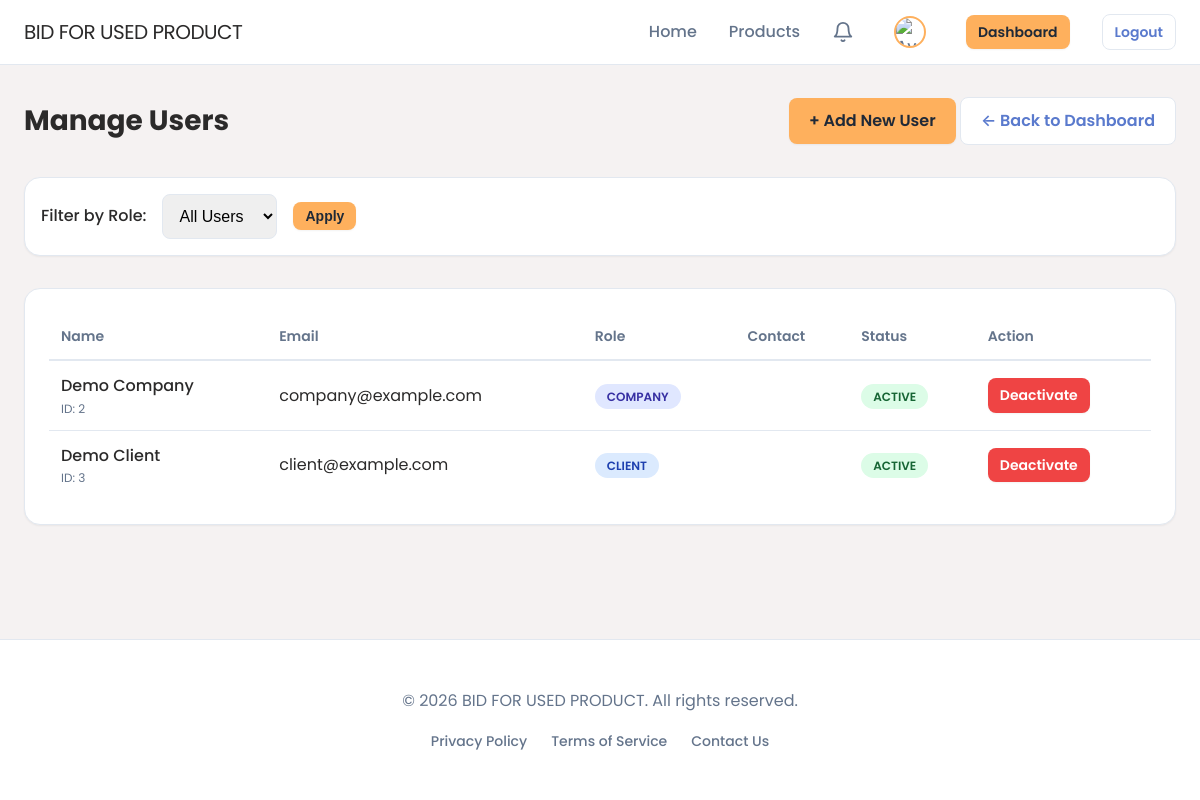
/admin/manage_users.php (signed in), run on the app's committed database.
### tables this page shows
CREATE TABLE site_settings (
    setting_id INT AUTO_INCREMENT PRIMARY KEY,
    setting_key VARCHAR(100) UNIQUE NOT NULL,
    setting_value TEXT,
    updated_at TIMESTAMP DEFAULT CURRENT_TIMESTAMP ON UPDATE CURRENT_TIMESTAMP
);

CREATE TABLE users (
    user_id INT AUTO_INCREMENT PRIMARY KEY,
    role ENUM('admin','company','client') NOT NULL DEFAULT 'client',
    name VARCHAR(100) NOT NULL,
    email VARCHAR(100) NOT NULL UNIQUE,
    password VARCHAR(255) NOT NULL,
    contact VARCHAR(20),
    address TEXT,
    avatar VARCHAR(255) DEFAULT NULL,
    status ENUM('active','inactive','banned') DEFAULT 'active',
    created_at TIMESTAMP DEFAULT CURRENT_TIMESTAMP,
    updated_at TIMESTAMP DEFAULT CURRENT_TIMESTAMP ON UPDATE CURRENT_TIMESTAMP
);

### includes/database.php (called while the page is built, shortened)
<?php
function get_connection()
{
    static $pdo = null;
    if ($pdo === null) {
        try {
            $dsn = "mysql:host=" . DB_HOST . ";dbname=" . DB_NAME . ";charset=utf8mb4";
            $options = [
                PDO::ATTR_ERRMODE => PDO::ERRMODE_EXCEPTION,
                PDO::ATTR_DEFAULT_FETCH_MODE => PDO::FETCH_ASSOC,
                PDO::ATTR_EMULATE_PREPARES => false
            ];
            $pdo = new PDO($dsn, DB_USER, DB_PASS, $options);
        } catch (PDOException $e) {
            if (function_exists('log_error')) {
                log_error("Database connection failed", [
                    'host' => DB_HOST,
                    'database' => DB_NAME,
                    'error' => $e->getMessage()
                ]);
            }
            $error_html = '
            <!DOCTYPE html>
            <html><head><meta charset="UTF-8"><title>Database Error</title>
            <style>body{font-family:Arial;padding:40px;background:#f5f5f5;}
            .error{background:white;padding:30px;border-radius:8px;max-width:600px;margin:0 auto;box-shadow:0 2px 10px rgba(0,0,0,0.1);}
            h1{color:#e53e3e;}code{background:#f7fafc;padding:2px 6px;border-radius:3px;}</style>
            </head><body><div class="error">
            <h1>⚠️ Database Connection Failed</h1>
            <p><strong>Cannot connect to MySQL database.</strong></p>
            <p>Error: ' . htmlspecialchars($e->getMessage()) . '</p>
            <hr style="margin:20px 0;border:none;border-top:1px solid #e2e8f0;">
            <p><strong>Quick Fixes:</strong></p>
            <ol>
                <li>Make sure <strong>XAMPP MySQL</strong> is running (green in XAMPP Control Panel)</li>
                <li>Verify database <code>bid_for_used_product</code> exists in phpMyAdmin</li>
                <li>Check database was imported from <code>database/database.sql</code></li>
                <li>Run the <a href="/bid_for_used_product/setup_wizard.php">Setup Wizard</a></li>
            </ol>
            <p style="margin-top:20px;">
                <a href="/bid_for_used_product/check_system.php" style="background:#667eea;color:white;padding:10px 20px;text-decoration:none;border-radius:5px;display:inline-block;">Run System Check</a>
            </p>
            </div></body></html>';
            die($error_html);
        }
    }
    return $pdo;
}
function execute_query($sql, $params = [])
{
    $pdo = get_connection();
    $stmt = $pdo->prepare($sql);
    $stmt->execute($params);
    return $stmt;
}
function fetch_one($sql, $params = [])
{
    $stmt = execute_query($sql, $params);
    return $stmt->fetch();
}
function fetch_all($sql, $params = [])
{
    $stmt = execute_query($sql, $params);
    return $stmt->fetchAll();
}

### includes/session.php (called while the page is built, shortened)
<?php
function is_logged_in()
{
    return isset($_SESSION['user_id']) && isset($_SESSION['role']);
}
function get_user_id()
{
    return $_SESSION['user_id'] ?? null;
}
function get_user_role()
{
    return $_SESSION['role'] ?? null;
}

### admin/manage_users.php (the view, shortened to what this page needs)
<?php
require_once __DIR__ . '/../includes/header.php';
$sql = "SELECT * FROM users WHERE role != 'admin'";
$params = [];
$sql .= " ORDER BY created_at DESC";
$users = fetch_all($sql, $params);
?>
<div class="container" style="padding: 2rem 1.5rem;">
    <div class="flex-between" style="margin-bottom: 2rem;">
        <h1 style="font-size: 1.75rem;">Manage Users</h1>
        <div>
            <a href="add_user.php" class="btn btn-primary">+ Add New User</a>
            <a href="dashboard.php" class="btn btn-secondary">&larr; Back to Dashboard</a>
        </div>
    </div>
    <div class="card" style="margin-bottom: 2rem; padding: 1rem;">
        <form action="" method="GET" style="display: flex; gap: 1rem; align-items: center;">
            <label for="role" style="font-weight: 500;">Filter by Role:</label>
            <select name="role" id="role" class="form-control" style="width: auto;">
                <option value="">All Users</option>
            </select>
            <button type="submit" class="btn btn-primary btn-sm">Apply</button>
        </form>
    </div>
    <div class="card" style="overflow-x: auto;">
        <table>
            <thead>
                <tr>
                    <th>Name</th>
                    <th>Email</th>
                    <th>Role</th>
                    <th>Contact</th>
                    <th>Status</th>
                    <th>Action</th>
                </tr>
            </thead>
            <tbody>
                <?php foreach ($users as $user): ?>
                    <tr>
                        <td>
                            <div style="font-weight: 500;"><?php echo htmlspecialchars($user['name']); ?></div>
                            <div style="font-size: 0.75rem; color: var(--text-muted);">ID: <?php echo $user['user_id']; ?></div>
                        </td>
                        <td><?php echo htmlspecialchars($user['email']); ?></td>
                        <td>
                            <span class="badge badge-<?php echo $user['role'] === 'company' ? 'primary' : 'info'; ?>">
                                <?php echo ucfirst($user['role']); ?>
                            </span>
                        </td>
                        <td><?php echo htmlspecialchars($user['contact']); ?></td>
                        <td>
                            <span class="badge badge-<?php echo $user['status'] === 'active' ? 'success' : 'danger'; ?>">
                                <?php echo ucfirst($user['status']); ?>
                            </span>
                        </td>
                        <td>
                            <?php if ($user['status'] === 'active'): ?>
                                <a href="toggle_user_status.php?id=<?php echo $user['user_id']; ?>&status=inactive" class="btn btn-sm btn-danger" onclick="return confirm('Are you sure you want to deactivate this user?')">Deactivate</a>
                            <?php else: ?>
                                <a href="toggle_user_status.php?id=<?php echo $user['user_id']; ?>&status=active" class="btn btn-sm btn-success" onclick="return confirm('Are you sure you want to activate this user?')">Activate</a>
                            <?php endif; ?>
                        </td>
                    </tr>
                <?php endforeach; ?>
            </tbody>
        </table>
    </div>
</div>
<?php require_once __DIR__ . '/../includes/footer.php'; ?>

### includes/header.php (shortened to what this page needs)
<?php
require_once __DIR__ . '/../includes/session.php';
require_once __DIR__ . '/../includes/database.php';
$is_logged_in = is_logged_in();
$user_role = $is_logged_in ? get_user_role() : null;
$site_setting_name = null;
try {
    $site_setting_name = fetch_one("SELECT setting_value FROM site_settings WHERE setting_key = 'site_name'");
} catch (Exception $e) {
}
$display_app_name = ($site_setting_name && !empty($site_setting_name['setting_value'])) ? $site_setting_name['setting_value'] : APP_NAME;
?>
<!DOCTYPE html>
<html lang="en">
<head>
    <link rel="stylesheet" href="<?php echo APP_URL; ?>/assets/css/modern.css">
</head>
<body>
    <nav class="navbar">
        <div class="container navbar-container">
            <a href="<?php echo APP_URL; ?>/" class="navbar-brand" style="text-transform: uppercase; font-size: 1.25rem;">
                <?php echo htmlspecialchars($display_app_name); ?>
            </a>
            <ul class="navbar-menu">
                <li><a href="<?php echo APP_URL; ?>/" class="nav-link">Home</a></li>
                <li><a href="<?php echo APP_URL; ?>/products.php" class="nav-link">Products</a></li>
                <?php if ($is_logged_in): ?>
                    <li>
                        <?php
                        include_once __DIR__ . '/notifications.php';
                        ?>
                        <a href="<?php echo APP_URL; ?>/notifications.php" class="nav-link" style="position: relative; display: flex; align-items: center;" title="View Notifications">
                            <svg xmlns="http://www.w3.org/2000/svg" width="22" height="22" viewBox="0 0 24 24" fill="none" stroke="currentColor" stroke-width="2" stroke-linecap="round" stroke-linejoin="round">
                                <path d="M18 8A6 6 0 0 0 6 8c0 7-3 9-3 9h18s-3-2-3-9"></path>
                                <path d="M13.73 21a2 2 0 0 1-3.46 0"></path>
                            </svg>
                        </a>
                    </li>
                    <li>
                        <?php
                        $u_id = get_user_id();
                        $user_data_av = fetch_one("SELECT avatar FROM users WHERE user_id = ?", [$u_id]);
                        if ($user_data_av && !empty($user_data_av['avatar'])) {
                            $my_avatar = APP_URL . '/assets/images/Avatar/' . $user_data_av['avatar'];
                        } else {
                            $avatars = ['boy-1.png', 'boy-2.png', 'boy-3.png', 'boy-4.png', 'boy-5.png', 'boy-6.png', 'boy-7.png', 'girl-1.png', 'girl-2.png', 'girl-3.png', 'girl-4.png'];
                            $idx = ($u_id) % count($avatars);
                            $my_avatar = APP_URL . '/assets/images/Avatar/' . $avatars[$idx];
                        }
                        ?>
                        <a href="<?php echo APP_URL; ?>/profile.php" class="nav-link" style="display: flex; align-items: center; gap: 10px; padding: 4px 8px; border-radius: 50px; transition: background 0.2s;">
                            <div style="width: 32px; height: 32px; border-radius: 50%; overflow: hidden; border: 2px solid var(--primary);">
                                <img src="<?php echo $my_avatar; ?>" alt="Avatar" style="width: 100%; height: 100%; object-fit: cover;">
                            </div>
                        </a>
                    </li>
                    <?php if ($user_role === 'admin'): ?>
                        <li><a href="<?php echo APP_URL; ?>/admin/dashboard.php" class="btn btn-sm btn-primary">Dashboard</a></li>
                    <?php elseif ($user_role === 'company'): ?>
                        <li><a href="<?php echo APP_URL; ?>/company/dashboard.php" class="btn btn-sm btn-primary">Dashboard</a></li>
                    <?php else: ?>
                        <li><a href="<?php echo APP_URL; ?>/client/dashboard.php" class="btn btn-sm btn-primary">Dashboard</a></li>
                    <?php endif; ?>
                    <li><a href="<?php echo APP_URL; ?>/auth/logout.php" class="btn btn-sm btn-secondary">Logout</a></li>
                <?php else: ?>
                    <li><a href="<?php echo APP_URL; ?>/pages/login.php" class="nav-link">Login</a></li>
                    <li><a href="<?php echo APP_URL; ?>/pages/register_client.php" class="btn btn-sm btn-primary">Get Started</a></li>
                <?php endif; ?>
            </ul>
        </div>
    </nav>
    <main>

### assets/css/modern.css (style rules this page uses)
:root { --primary: #FEB05D; --primary-hover: #e59a4b; --secondary: #5A7ACD; --accent: #5A7ACD; --bg-body: #F5F2F2; --bg-card: #ffffff; --bg-glass: rgba(255, 255, 255, 0.95); --text-main: #2B2A2A; --text-muted: #64748b; --text-light: #94a3b8; --border-color: #e2e8f0; --shadow-sm: 0 1px 2px 0 rgb(0 0 0 / 0.05); --shadow-md: 0 4px 6px -1px rgb(0 0 0 / 0.1), 0 2px 4px -2px rgb(0 0 0 / 0.1); --shadow-lg: 0 10px 15px -3px rgb(0 0 0 / 0.1), 0 4px 6px -4px rgb(0 0 0 / 0.1); --shadow-glow: 0 0 15px rgba(254, 176, 93, 0.3); --transition-fast: 0.2s cubic-bezier(0.4, 0, 0.2, 1); --transition-smooth: 0.3s cubic-bezier(0.4, 0, 0.2, 1); }
* { margin: 0; padding: 0; box-sizing: border-box; }
body { font-family: 'Poppins', 'Inter', system-ui, -apple-system, sans-serif; background-color: var(--bg-body); color: var(--text-main); line-height: 1.6; min-height: 100vh; display: flex; flex-direction: column; }
h1, h2, h3, h4, h5, h6 { line-height: 1.2; font-weight: 700; color: var(--text-main); }
a { text-decoration: none; color: inherit; transition: var(--transition-fast); }
.container { width: 100%; max-width: 1280px; margin: 0 auto; padding: 0 1.5rem; }
.navbar { background: var(--bg-glass); backdrop-filter: blur(12px); -webkit-backdrop-filter: blur(12px); border-bottom: 1px solid var(--border-color); position: sticky; top: 0; z-index: 1000; padding: 0.75rem 0; }
.navbar-container { display: flex; justify-content: space-between; align-items: center; }
.navbar-brand { font-size: 1.5rem; font-weight: 400; color: var(--text-main); letter-spacing: -0.025em; transition: color 0.2s ease; }
.navbar-menu { display: flex; gap: 2rem; list-style: none; align-items: center; }
.nav-link { font-weight: 500; color: var(--text-muted); }
.btn { display: inline-flex; align-items: center; justify-content: center; padding: 0.625rem 1.25rem; border-radius: 0.5rem; font-weight: 600; cursor: pointer; border: none; transition: var(--transition-smooth); gap: 0.5rem; text-decoration: none; }
.btn-primary { background: var(--primary); color: #1f2937; box-shadow: var(--shadow-sm); }
.btn-secondary { background: white; color: var(--secondary); border: 1px solid var(--border-color); }
.btn-sm { padding: 0.375rem 0.75rem; font-size: 0.875rem; }
.card { background: var(--bg-card); border-radius: 1rem; border: 1px solid var(--border-color); box-shadow: var(--shadow-sm); padding: 1.5rem; transition: var(--transition-smooth); }
.form-control { width: 100%; padding: 0.75rem; border: 1px solid var(--border-color); border-radius: 0.5rem; font-size: 1rem; transition: var(--transition-fast); }
.badge { padding: 0.25rem 0.75rem; border-radius: 9999px; font-size: 0.75rem; font-weight: 600; text-transform: uppercase; }
.badge-success { background: #dcfce7; color: #166534; }
.badge-primary { background: #e0e7ff; color: #3730a3; }
.badge-info { background: #dbeafe; color: #1e40af; }
.flex-between { display: flex; justify-content: space-between; align-items: center; }
.btn-danger { background: #ef4444; color: white; box-shadow: var(--shadow-sm); }
table { width: 100%; border-collapse: collapse; }
th { text-align: left; padding: 0.75rem; border-bottom: 2px solid var(--border-color); color: var(--text-muted); font-size: 0.875rem; font-weight: 600; }
td { padding: 0.75rem; border-bottom: 1px solid var(--border-color); color: var(--text-main); }
tr:last-child td { border-bottom: none; }

### data on the page
site_settings: setting_value "BID FOR USED PRODUCT"
users: name "Demo Company", user_id "2", email "company@example.com", role "COMPANY", status "ACTIVE"
users: name "Demo Client", user_id "3", email "client@example.com", role "CLIENT", status "ACTIVE"

### other printed values
APP_NAME "BID FOR USED PRODUCT"
